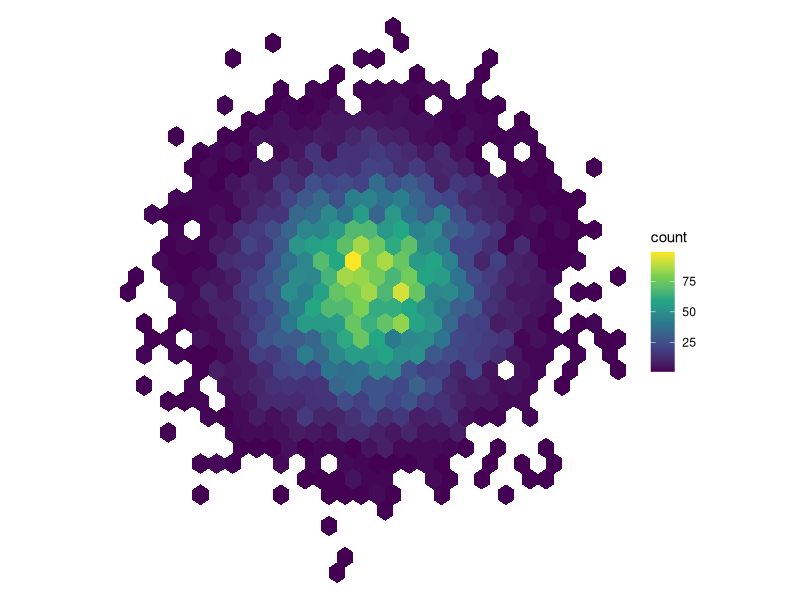
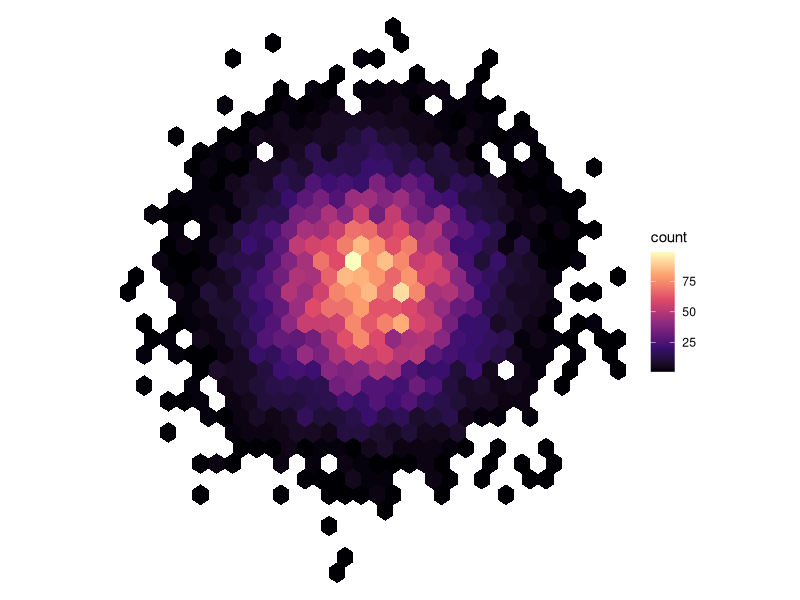

The R source for these figures, in order:
## ---- chunk 1
knitr::opts_chunk$set(echo = TRUE, cache = T)
## ---- chunk 2
library(ggplot2)
set.seed(1234)

p = 
  ggplot(
  data.frame(x= rnorm(1e4), y = rnorm(1e4)), 
  aes(x = x, y = y)
  ) +
  geom_hex() + 
  coord_fixed() +
  theme_void()
## ---- chunk 3
p + scale_fill_viridis_c()
## ---- chunk 4
p + scale_fill_viridis_c(option="A")
